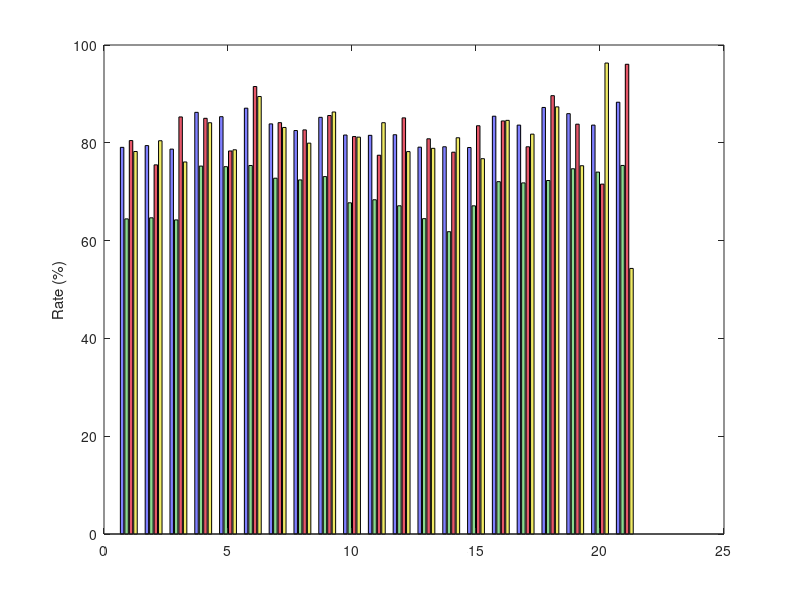

Write the MATLAB code that produced this figure. (Note: this script raises an error after producing the figure.)
clc

%{
              % COD1
seqResults = [84.28 87.92 91.44 ;
              80.42 88.05 88.67 ;
              88.04 87.80 94.14 ;
              % COD2
              68.93 67.17 83.80 ;
              67.61 67.73 88.18 ;
              70.22 66.63 79.55 ;
              % NCOD
              67.93 63.47 83.26 ;
              67.49 65.39 89.41 ;
              68.36 61.58 77.21 ;
              % RAND
              68.72 64.96 81.34 ;
              67.98 66.13 91.01 ;
              69.46 63.79 71.67 ;
              % MIX1
              69.24 68.39 84.10 ;
              68.35 67.12 89.29 ;
              70.12 69.64 79.04 ;
              % MIX2
              67.97 65.77 83.43 ;
              67.12 64.78 88.42 ;
              68.80 66.75 78.55 ;
              % CTRL
              68.60 64.90 79.19 ;
              67.49 66.63 90.15 ;
              69.70 63.18 68.23 ];

         
%createSequenceGraph(seqResults);          
          

seqBar = bar(seqResults);
%title('Test Graph','FontSize',16)
set(seqBar(1),'facecolor',[0.50 0.50 1.00])
set(seqBar(2),'facecolor',[0.54 0.85 0.56])
set(seqBar(3),'facecolor',[0.90 0.34 0.41])
ylabel('Rate (%)'); 
legend('NB',1,'DT',2,'SVM',3);
set(gca,'XTickLabel',{'Cr';'Sn';'Sp';'Cr';'Sn';'Sp';'Cr';'Sn';'Sp';'Cr';'Sn';'Sp';'Cr';'Sn';'Sp';'Cr';'Sn';'Sp';'Cr';'Sn';'Sp'},'FontSize',9, ...
       'position', [0.035 0.1 0.96 0.88]);
axis([0.0 22 0 100])
%saveas(gcf,'teste', 'eps');
%}


              % COD1
zCvResults = [79.07 64.44 80.46 78.22;
              79.43 64.66 75.49 80.42;
              78.71 64.23 85.29 76.08;
              % COD2
              86.23 75.24 85.01 84.10;
              85.34 75.12 78.33 78.57;
              87.08 75.36 91.51 89.47;
              % NCOD
              83.87 72.76 84.12 83.14;
              82.51 72.41 82.64 79.93;
              85.21 73.09 85.58 86.30;
              % RAND
              81.59 67.73 81.28 81.16;
              81.53 68.35 77.46 84.11;
              81.65 67.12 85.10 78.20;
              % MIX1
              79.11 64.49 80.82 78.87;
              79.19 61.82 78.08 81.03;
              79.04 67.11 83.49 76.75;
              % MIX2
              85.44 72.05 84.47 84.59;
              83.62 71.80 79.19 81.77;
              87.23 72.29 89.64 87.35;
              % CTRL
              85.96 74.69 83.81 75.31;
              83.62 74.01 71.55 96.31;
              88.30 75.37 96.06 54.31];
         
zBar = bar(zCvResults);
%title('Test Graph','FontSize',16)
set(zBar(1),'facecolor',[0.50 0.50 1.00])
set(zBar(2),'facecolor',[0.54 0.85 0.56])
set(zBar(3),'facecolor',[0.90 0.34 0.41])
set(zBar(4),'facecolor',[0.94 0.92 0.40])
ylabel('Rate (%)'); 
legend('NB',1,'DT',2,'SVM',3,'PLS',4);
set(gca,'XTickLabel',{'Cr';'Sn';'Sp';'Cr';'Sn';'Sp';'Cr';'Sn';'Sp';'Cr';'Sn';'Sp';'Cr';'Sn';'Sp';'Cr';'Sn';'Sp';'Cr';'Sn';'Sp'},'FontSize',9, ...
    'position', [0.035 0.1 0.96 0.88]);
axis([0.0 22 0 100])
%saveas(gcf,'teste', 'eps');

